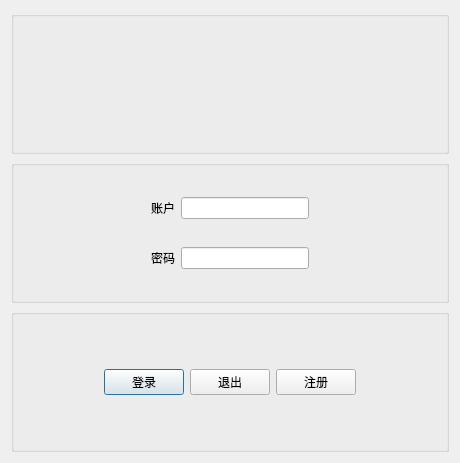
<?xml version="1.0" encoding="UTF-8"?>
<ui version="4.0">
 <class>Dialog</class>
 <widget class="QDialog" name="Dialog">
  <property name="geometry">
   <rect>
    <x>0</x>
    <y>0</y>
    <width>460</width>
    <height>463</height>
   </rect>
  </property>
  <property name="windowTitle">
   <string>登录</string>
  </property>
  <layout class="QVBoxLayout" name="verticalLayout">
   <item>
    <widget class="QGroupBox" name="groupBox_3">
     <property name="title">
      <string/>
     </property>
     <layout class="QGridLayout" name="gridLayout_3">
      <item row="0" column="0">
       <spacer name="horizontalSpacer_5">
        <property name="orientation">
         <enum>Qt::Horizontal</enum>
        </property>
        <property name="sizeHint" stdset="0">
         <size>
          <width>40</width>
          <height>20</height>
         </size>
        </property>
       </spacer>
      </item>
      <item row="0" column="1">
       <widget class="QLabel" name="label">
        <property name="baseSize">
         <size>
          <width>400</width>
          <height>400</height>
         </size>
        </property>
        <property name="text">
         <string/>
        </property>
       </widget>
      </item>
      <item row="0" column="2">
       <spacer name="horizontalSpacer_8">
        <property name="orientation">
         <enum>Qt::Horizontal</enum>
        </property>
        <property name="sizeHint" stdset="0">
         <size>
          <width>40</width>
          <height>20</height>
         </size>
        </property>
       </spacer>
      </item>
     </layout>
    </widget>
   </item>
   <item>
    <widget class="QGroupBox" name="groupBox">
     <property name="title">
      <string/>
     </property>
     <layout class="QGridLayout" name="gridLayout">
      <item row="0" column="1">
       <widget class="QLabel" name="label_usr">
        <property name="text">
         <string>账户</string>
        </property>
       </widget>
      </item>
      <item row="1" column="4">
       <spacer name="horizontalSpacer_2">
        <property name="orientation">
         <enum>Qt::Horizontal</enum>
        </property>
        <property name="sizeHint" stdset="0">
         <size>
          <width>40</width>
          <height>20</height>
         </size>
        </property>
       </spacer>
      </item>
      <item row="0" column="3">
       <widget class="QLineEdit" name="lineEdit_usr"/>
      </item>
      <item row="1" column="3">
       <widget class="QLineEdit" name="lineEdit_pass">
        <property name="echoMode">
         <enum>QLineEdit::Password</enum>
        </property>
       </widget>
      </item>
      <item row="1" column="1">
       <widget class="QLabel" name="label_ps">
        <property name="text">
         <string>密码</string>
        </property>
       </widget>
      </item>
      <item row="0" column="0">
       <spacer name="horizontalSpacer_3">
        <property name="orientation">
         <enum>Qt::Horizontal</enum>
        </property>
        <property name="sizeHint" stdset="0">
         <size>
          <width>40</width>
          <height>20</height>
         </size>
        </property>
       </spacer>
      </item>
      <item row="1" column="0">
       <spacer name="horizontalSpacer_4">
        <property name="orientation">
         <enum>Qt::Horizontal</enum>
        </property>
        <property name="sizeHint" stdset="0">
         <size>
          <width>40</width>
          <height>20</height>
         </size>
        </property>
       </spacer>
      </item>
      <item row="0" column="4">
       <spacer name="horizontalSpacer">
        <property name="orientation">
         <enum>Qt::Horizontal</enum>
        </property>
        <property name="sizeHint" stdset="0">
         <size>
          <width>40</width>
          <height>20</height>
         </size>
        </property>
       </spacer>
      </item>
     </layout>
    </widget>
   </item>
   <item>
    <widget class="QGroupBox" name="groupBox_2">
     <property name="title">
      <string/>
     </property>
     <layout class="QGridLayout" name="gridLayout_2">
      <item row="0" column="4">
       <spacer name="horizontalSpacer_6">
        <property name="orientation">
         <enum>Qt::Horizontal</enum>
        </property>
        <property name="sizeHint" stdset="0">
         <size>
          <width>40</width>
          <height>20</height>
         </size>
        </property>
       </spacer>
      </item>
      <item row="0" column="1">
       <widget class="QPushButton" name="pushButtonLogin">
        <property name="text">
         <string>登录</string>
        </property>
       </widget>
      </item>
      <item row="0" column="0">
       <spacer name="horizontalSpacer_7">
        <property name="orientation">
         <enum>Qt::Horizontal</enum>
        </property>
        <property name="sizeHint" stdset="0">
         <size>
          <width>40</width>
          <height>20</height>
         </size>
        </property>
       </spacer>
      </item>
      <item row="0" column="2">
       <widget class="QPushButton" name="pushButton_exit">
        <property name="text">
         <string>退出</string>
        </property>
       </widget>
      </item>
      <item row="0" column="3">
       <widget class="QPushButton" name="pushButton_reg">
        <property name="text">
         <string>注册</string>
        </property>
       </widget>
      </item>
     </layout>
    </widget>
   </item>
  </layout>
 </widget>
 <resources/>
 <connections/>
</ui>
